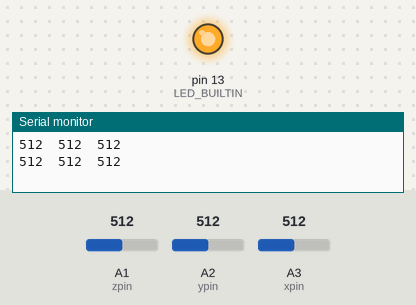
Recording of a sketch running on a simulated Arduino Uno, built with avr-gcc and run on an emulated ATmega328P. Parts: output pins drawn as LEDs (lit = HIGH), the last lines printed to the serial monitor. The inputs (shaded band) are chosen by the test bench; at power-on: A3 (xpin) = 512, A1 (zpin) = 512, A2 (ypin) = 512.

Above: at 1.2 s.
1.3 s: A3 (xpin) set to 320
3.4 s: A3 (xpin) set to 297
At 3.9 s:
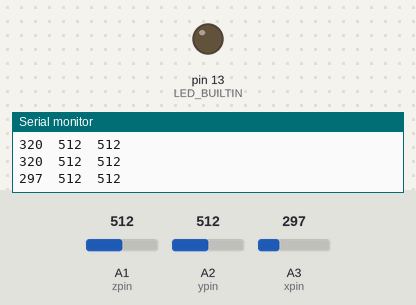
4.9 s: A3 (xpin) set to 333
6.8 s: A3 (xpin) set to 360
At 8.0 s:
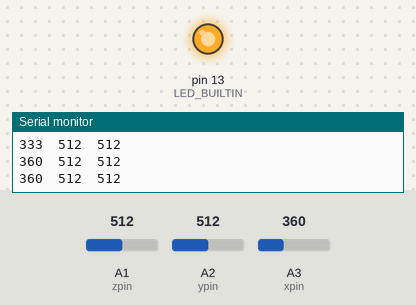
8.3 s: A3 (xpin) set to 295
At 10.0 s:
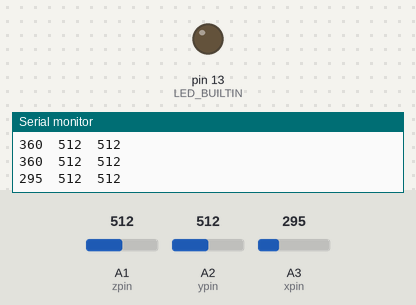
Timing chart, 0 to 11.5 s (numbered marks = the images above; inputs shaded):
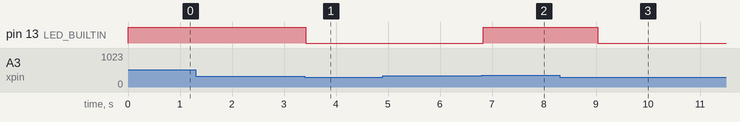

The sketch:

led.ino
```cpp
#include <AFMotor.h>

AF_DCMotor motorL(22);
AF_DCMotor motorR(1);


// these constants describe the Accelerometer pins. They won't change:
const int groundpin = 14;             // analog input pin 4 -- ground
const int powerpin = 18;              // analog input pin 5 -- voltage
const int xpin = A3;                  // x-axis of the accelerometer
const int ypin = A2;                  // y-axis
const int zpin = A1;                  // z-axis (only on 3-axis models)


void setup() {
  // put your setup code here, to run once:
  Serial.begin(9600);

  pinMode(LED_BUILTIN, OUTPUT);

 /* // Provide ground and power by using the analog inputs as normal digital pins.

  pinMode(groundpin, OUTPUT);
  pinMode(powerpin, OUTPUT);
  digitalWrite(groundpin, LOW);
  digitalWrite(powerpin, HIGH);

  //Set Motor Speed*/


}

void loop() {

int Xvalue=analogRead(xpin); // X axis values stored in a variable
int Yvalue=analogRead(ypin); // Y axis values stored in a variable


  // put your main code here, to run repeatedly:
  // print the sensor values:
  Serial.print(analogRead(xpin));
  // print a tab between values:
  Serial.print("\t");
  Serial.print(analogRead(ypin));
  // print a tab between values:
  Serial.print("\t");
  Serial.print(analogRead(zpin));
  Serial.println();


   if(Xvalue>350 ) // The X axis values are used for vertical movement
  {

    digitalWrite(LED_BUILTIN, HIGH);   // turn the LED on (HIGH is the voltage level)
  delay(1000);

/*motorL.run(FORWARD);
motorR.run(FORWARD);
delay(1600);*/
  }
  else if(Xvalue<=305)
  {
                       // wait for a second
  digitalWrite(LED_BUILTIN, LOW);    // turn the LED off by making the voltage LOW
  delay(1000);
  /*motorL.run(BACKWARD);
   motorR.run(BACKWARD); // run in reverse
   delay(1600);*/
   }


  // delay before next reading:
  delay(100);
}
```

Measured:
- the behaviour switches between 306 and 305 on A3 (xpin) (found by bisection; images 0 and 1)
- the behaviour switches between 350 and 351 on A3 (xpin) (found by bisection; images 1 and 2)
- after the input at 3.4 s, pin 13 (LED_BUILTIN): HIGH → LOW at once
- after the input at 6.8 s, pin 13 (LED_BUILTIN): LOW → HIGH at once
- after the input at 8.3 s, pin 13 (LED_BUILTIN): HIGH → LOW after 0.73 s
